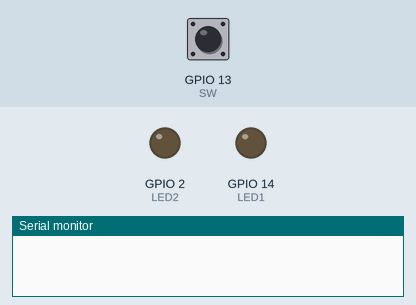
Simulated run of this sketch. Board: ESP32. Parts: output pins drawn as LEDs (lit = HIGH), the last lines printed to the serial monitor. The test bench sets the inputs (shaded band); at power-on: GPIO 13 (SW) HIGH.

Above: at 1.2 s.
1.3 s: GPIO 13 (SW) pulled LOW for 1 s
At 3.5 s:
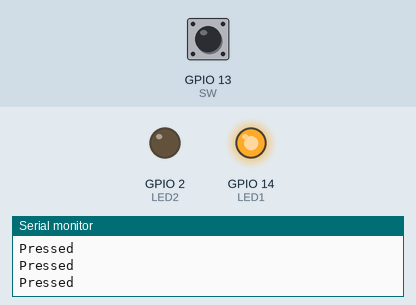
3.8 s: GPIO 13 (SW) pulled LOW for 0.15 s
At 5.1 s:
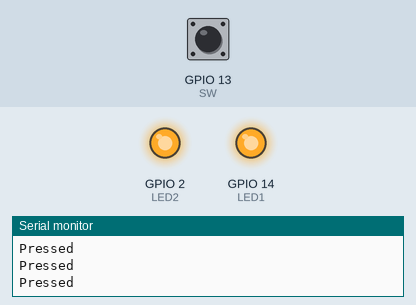
5.4 s: GPIO 13 (SW) pulled LOW for 3.2 s
At 9.5 s:
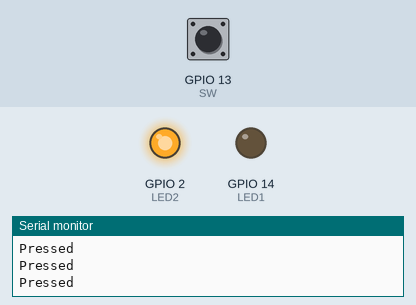
Timing chart, 0 to 11.0 s (numbered marks = the images above; inputs shaded):
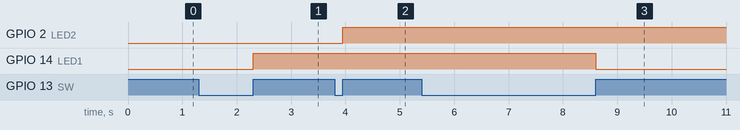

The sketch:

ES32_button_example2.ino
```cpp
#define LED1 14
#define LED2 LED_BUILTIN
#define SW 13

bool isPressed=false;
bool isLongPressed=false;
bool LED1Status=false;
bool LED2Status=false;

typedef enum{
  RELEASED,
  PRESSED,
  LONG_PRESSED,
  PRESSING,
  RELEASED_FROM_PRESS,
  RELEASED_FROM_LONGPRESS
} SW_Status;

uint32_t pressTime=0;
uint8_t debounceTime=30;
uint16_t longPressTime=500;
uint32_t lastHoldTime=0;
uint8_t holdTime=200;

SW_Status checkSwitch(byte pin,bool ON=HIGH,bool pullup=false)
{
  SW_Status status=RELEASED;
  if(pullup)
  {
    pinMode(pin,INPUT_PULLUP);
  }
  else
  {
    pinMode(pin,INPUT);
  }

  if(digitalRead(pin)==ON)
  {
    if(!isPressed)
    {
      isPressed=true;
      status=PRESSED;
      pressTime=millis();
    }
    if(isLongPressed&&(millis()-lastHoldTime>=holdTime))
    {
      status=PRESSING;
      Serial.println("Pressed");
      lastHoldTime=millis();
    }
    if(!isLongPressed&&(millis()-pressTime>longPressTime))
    {
      isLongPressed=true;
      status=LONG_PRESSED;
    }
  }
  else
  {
    if(isPressed)
    {
      if(isLongPressed==true)
      {
        status=RELEASED_FROM_LONGPRESS;
        isLongPressed=false;
        lastHoldTime=0;
      }
      else if(millis()-pressTime>debounceTime)
      {
        status=RELEASED_FROM_PRESS;
      }
      isPressed=false;
    }
  }
  return status;
}

void setup() {
  Serial.begin(115200);
  pinMode(LED1,OUTPUT);
  pinMode(LED2,OUTPUT);
  pinMode(SW,INPUT_PULLUP);
}

void loop() {
  // put your main code here, to run repeatedly:
  switch(checkSwitch(SW,LOW,true))
  {
    case RELEASED_FROM_PRESS:
      LED2Status=!LED2Status;
      digitalWrite(LED2,LED2Status);
      break;
    case RELEASED_FROM_LONGPRESS:
      LED1Status=!LED1Status;
      digitalWrite(LED1,LED1Status);
      break;
  }
}
```

Measured:
- after the input at 1.3 s, GPIO 14 (LED1): LOW → HIGH after 1.0 s
- after the input at 3.8 s, GPIO 2 (LED2): LOW → HIGH after 0.15 s
- after the input at 5.4 s, GPIO 14 (LED1): HIGH → LOW after 3.2 s
